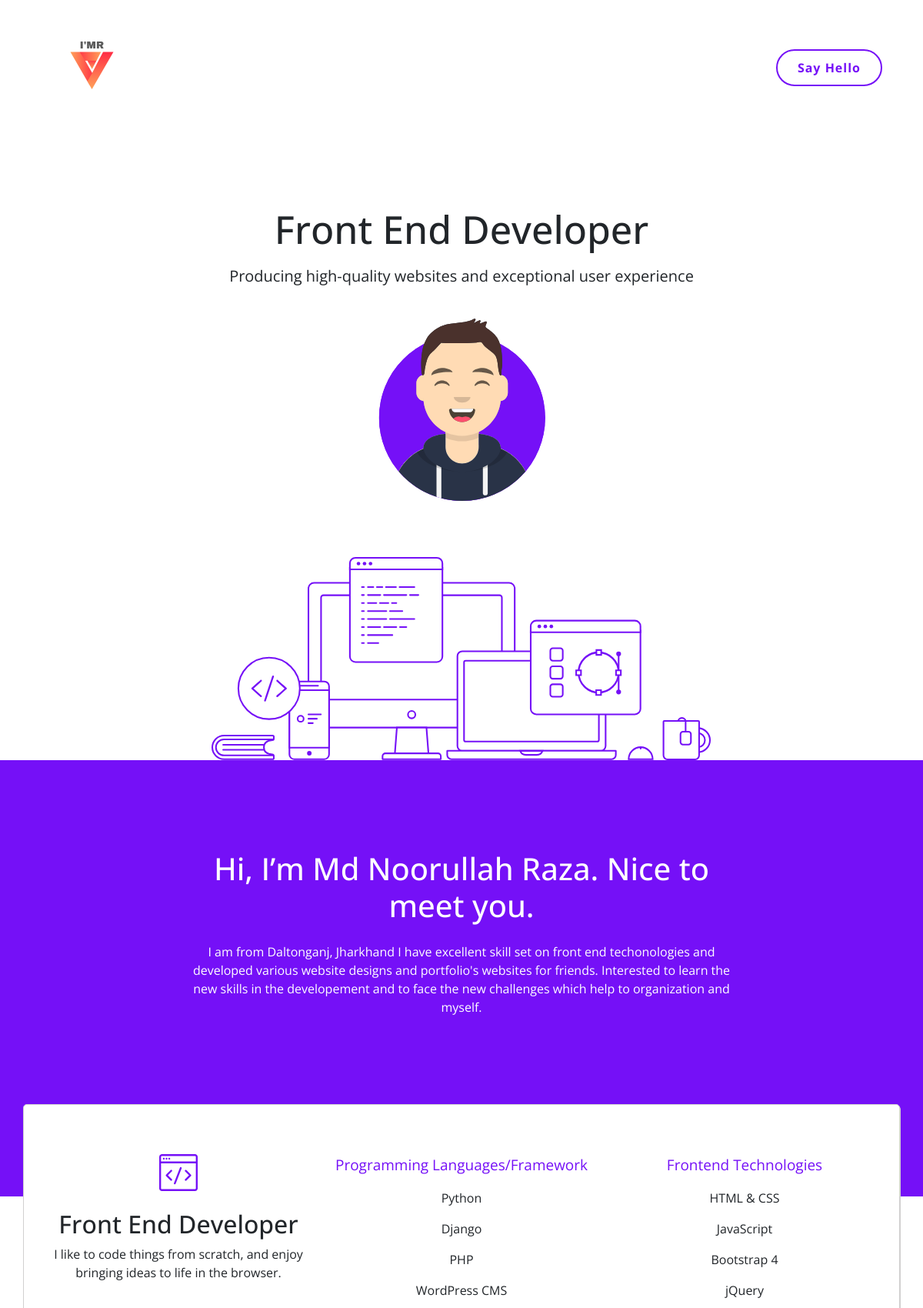
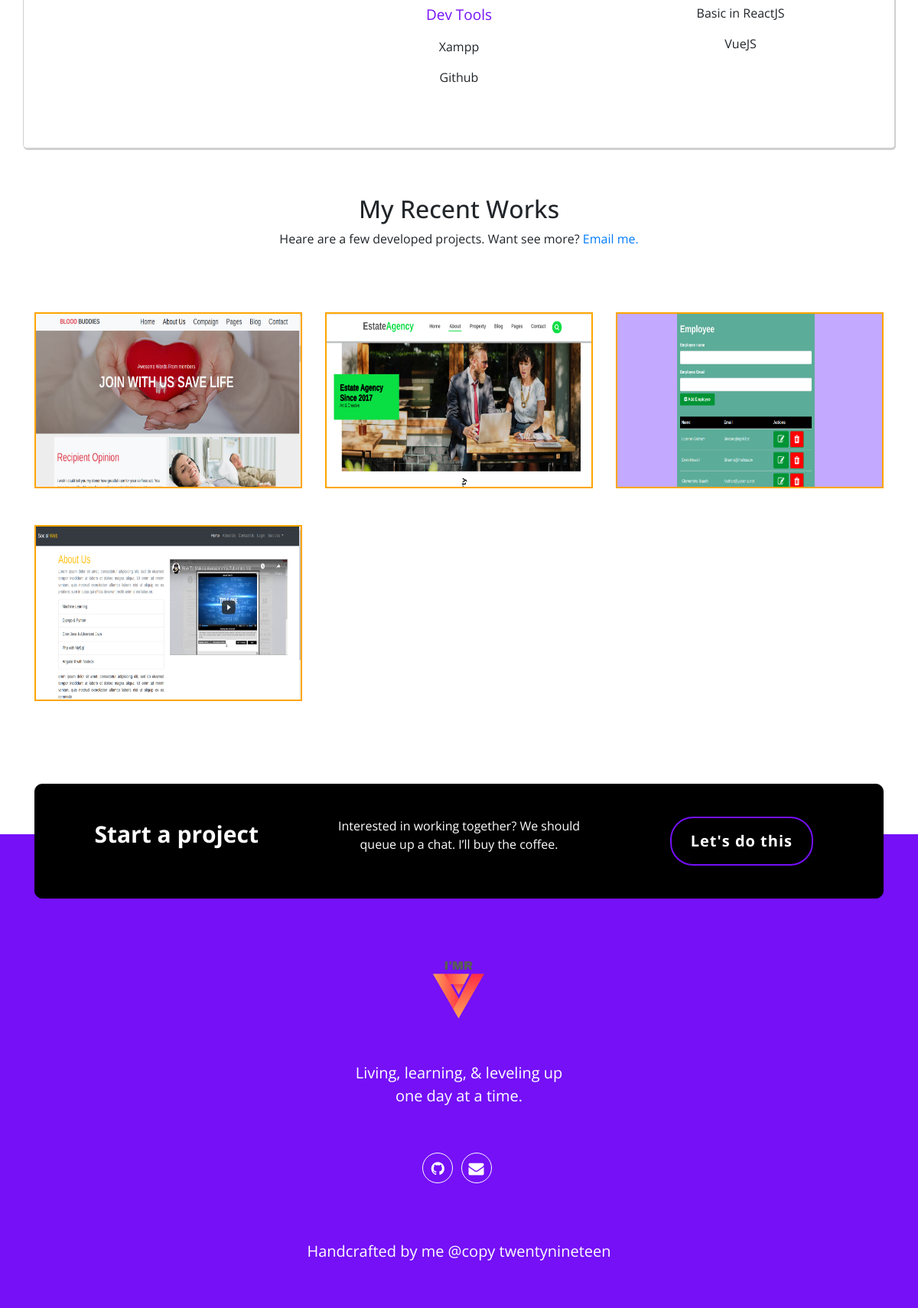
The page / on the database its author committed (2 pictures, top to bottom).
### jobs/models.py (models this page shows, shortened)
class Intro(models.Model):
    designation = models.CharField(max_length=100)
    short_desc = models.CharField(max_length=100)
    title_of_detail = models.CharField(max_length=200)
    description = models.TextField()
    skills_desc = models.CharField(max_length=300)

class Job(models.Model):
    image = models.ImageField(upload_to="images/")
    link = models.URLField(blank=True,null=True)
    summary = models.CharField(max_length=200)

### jobs/views.py (the view)
# urls.py: path('',home, name="home" ),
def home(request):
    jobs = Job.objects.all()
    intro = Intro.objects.all()
    context ={
        'jobs':jobs,
        'intro':intro
    }
    return render(request,"jobs/home.html",context)

### templates/jobs/home.html (shortened to what this page needs)
{% extends "jobs/base.html" %}
{% load static %}
{% block content %}
  <nav class="navbar navbar-expand-md navbar-light">
    <div class="container">
      <a class="navbar-brand" href="{% url 'home' %}">
        <img height="150px" src="{% static 'img/i-logo.png' %}" alt="logo"></a>
      <div class="collapse navbar-collapse text-center" id="collapsibleNavbar">
        <ul class="navbar-nav ml-auto">
          <li class="nav-item">
            <a class="nav-link" href="{% url 'say_hello' %}">
              <button class="btn btn-rounded hello-btn">Say Hello</button>
            </a>
          </li>
        </ul>
      </div>
    </div>
  </nav>
 {% for intr in intro %}
<main class="container" id="mainPage">
  <h1 class="text-center py-2" id="designation">{{intr.designation}}</h1>
    <p class="text-center" id="about">Producing high-quality websites and exceptional user experience </p>
    <div class="text-center py-4" id="avtarimg">
      <img class="img-fluid" src="{% static "img/mf-avatar.svg" %}" alt="avtar image">
    </div>
    <div class="text-center mt-4 pt-4" id="heroimg">
      <img src="{% static "img/hero.svg" %}" alt="hero image" class="img-fluid">
    </div>
  </main>
  <section class="container-fluid" id="details">
    <div id="description" class="text-white text-center col-12">
      <div class="">
        <h1>
        {{intr.title_of_detail}}</h1>
      </div>
      <div class="pt-3">
        {{intr.description}}
      </div>
    </div>
  </section>
  <section class="container jumbotron text-center skills">
    <div class="row">
      <div class="col-lg-4 col-sm-12 col-md-6">
        <div><img src="{% static "img/frontend.svg" %}" alt="frontend"></div>
        <h2 class="mt-4">{{intr.designation}}</h2>
        <p>I like to code things from scratch, and enjoy bringing ideas to life in the browser.</p>
      </div>
      <div class="col-lg-4 col-sm-12 col-md-6">
        <div>
          <p class="mycolor">Programming Languages/Framework</p>
          <p> Python</p>
          <p> Django</p>
          <p> PHP</p>
          <p> WordPress CMS</p>
       <p class="mycolor">Dev Tools</p>
        <p>Xampp</p>
        <p>Github</p>
        </div>
      </div>
      <div class="col-lg-4 col-sm-12 col-md-6">
           <p class="mycolor">Frontend Technologies</p>
          <p>HTML & CSS</p>
          <p>JavaScript</p>
          <p>Bootstrap 4</p>
          <p>jQuery</p>
          <p>Basic in ReactJS</p>
          <p>VueJS</p>
      </div>
    </div>
  </section>
    {% endfor %}
  <section class="projects">
    <div class="text-center projects-title">
      <h2>My Recent Works</h2>
      <p>Heare are a few developed projects. Want see more? <a href="mailto:kgovardhan409@outlook.com">Email me.</a></p>
    </div>
    <div class="container">
      <div class="row">
{% for job in jobs %}
        <div class="project1-main col-lg-4 col-sm-12 py-4">
          <div class="project1-img">
            <img class="img-fluid" src="{{ job.image.url }}"
              alt="{{ job.summary }}" style="border: 2px solid orange; height: 230px">
          </div>
        </div>
{% endfor %}
        </div>
      </div>
  </section>
  <section class="container">
    <div class="row col-12 start-a-project">
      <div class="col-lg-4 col-sm-12 start-a-project-title">
        Start a project
      </div>
      <div class="col-lg-4 col-sm-12">
        <p>
          Interested in working together? We should queue up a chat. I’ll buy the coffee.
        </p>
      </div>
      <div class="col-lg-4 col-sm-12">
       <a href="{% url 'say_hello' %}"> <button class="btn btn-rounded lets-do-btn">Let's do this</button></a>
      </div>
    </div>
  </section>
{% endblock content %}

### templates/jobs/base.html (shortened to what this page needs)
{% load static %}
<!DOCTYPE html>
<html lang="en">
<head>
  <link rel="stylesheet" href="https://maxcdn.bootstrapcdn.com/bootstrap/4.4.1/css/bootstrap.min.css">
  <link rel="stylesheet" href="https://stackpath.bootstrapcdn.com/font-awesome/4.7.0/css/font-awesome.min.css">
  <link rel="stylesheet" type="text/css" href="{% static 'css/style.css' %}">
</head>
<body>
{% block content %}
{% endblock content %}
    <footer class="container-fluid">
    <div>
      <div class="footer-title-logo"><a href="#" class="text-decoration-none text-light" style="font-size: 40px;">
          <img height="180px" src="{% static 'img/i-logo.png' %}" alt="logo">
        </a></div>
      <div class="footer-title">Living, learning, & leveling up <br>one day at a time.</div>
      <div class="social-link">
        <ul>
          <li>
            <a href="https://github.com/mnrazablog">
              <i class="fa fa-github"></i>
            </a>
          </li>
          <li>
            <a href="mailto:mnraza94@gmail.com" target="_top">
              <i class="fa fa-envelope"></i>
            </a>
          </li>
        </ul>
      </div>
      <div class="footer-copyright">
        Handcrafted by me @copy twentynineteen
      </div>
    </div>
  </footer>
</body>
</html>

### static/css/style.css (style rules this page uses)
* { padding: 0; margin: 0; box-sizing: border-box; font-family: "Open Sans"; }
.hello-btn { background-color: #ffff; color: #7510F7; border: 2px solid #7510F7; padding: 10px 26px; border-radius: 30px; font-weight: bold; letter-spacing: 1px; }
#mainPage { padding-top: 7%; }
#designation { font-size: 50px; }
#about { font-size: 20px; }
#details { background-color: #7510F7; }
#description { padding: 10% 20% 20%; }
.skills { margin-top: -10%; background-color: #fff; border: 1px solid rgb(209, 208, 208); box-shadow: 1px 2px rgb(209, 208, 208); }
.mycolor { color: #7510F7; font-size: 19px; }
.project1-main { position: relative; top: 0; left: 0; background-color: #fff; }
.projects-title { margin: 5% 0; }
.start-a-project { background-color: black; border: 1px solid black; border-radius: 10px; color: #fff; text-align: center; padding: 42px 0; position: relative; top: 84px; margin: 0 auto; }
.start-a-project-title { font-size: 30px; font-weight: bolder; }
.lets-do-btn { color: #ffff; border: 2px solid #7510F7; padding: 15px 25px; border-radius: 30px; font-weight: bold; letter-spacing: 1px; font-size: 20px; }
footer { background-color: #7510F7; color: #ffff; font-size: 20px; text-align: center; }
.social-link ul { list-style-type: none; }
.social-link li { display: inline-block; }
.social-link li a { text-decoration: none; }
.social-link a i { display: block; width: 40px; height: 40px; border-radius: 50%; text-align: center; line-height: 40px; background: #7510F7; margin-right: 5px; color: #fff; font-size: 20px !important; border: 1px solid #fff; }
.footer-title-logo { padding-top: 10%; }
.footer-title { padding-bottom: 5%; }
.footer-copyright { padding: 5% 0; }

### rows shown on the page
Intro: designation "Front End Developer", title_of_detail "Hi, I’m Md Noorullah Raza. Nice to meet you.", description "I am from Daltonganj, Jharkhand I have excellent skill set on front end techonologies and developed various website designs and portfolio's websites for friends. Interested to learn the new skills in the developement and to face the new challenges which help to organization and myself."
Job: image (picture)
Job: image (picture)
Job: image (picture)
Job: image (picture)
